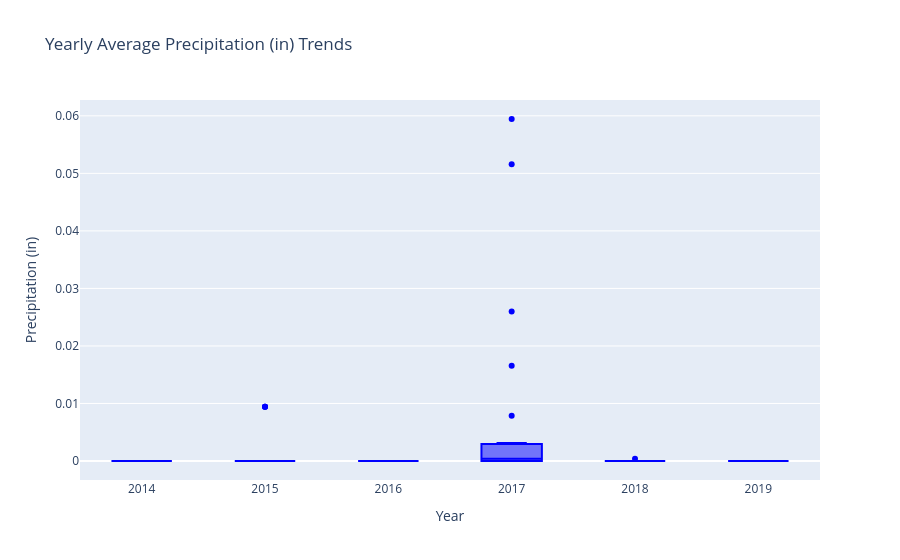

Notebook code for this chart:
### Code cell
# plot yearly precipitation trends
plot_yearly(df_tenyears, 'Precipitation (in)')

### Figure 1 — Plotly figure (JSON) as saved in the notebook; plotly's stock layout.template omitted (floating-point values rounded to 4 significant figures; data arrays with more than 128 entries replaced by an {"elided": "..."} marker saying what was removed)
{"data": [{"alignmentgroup": "True", "hovertemplate": "Year=%{x}<br>Precipitation (in)=%{y}<extra></extra>", "legendgroup": "", "marker": {"color": "blue"}, "name": "", "notched": false, "offsetgroup": "", "orientation": "v", "showlegend": false, "type": "box", "x": {"elided": "144 int values"}, "x0": " ", "xaxis": "x", "y": {"elided": "144 float values"}, "y0": " ", "yaxis": "y"}], "layout": {"autosize": true, "boxmode": "group", "legend": {"tracegroupgap": 0}, "title": {"text": "Yearly Average Precipitation (in) Trends"}, "xaxis": {"anchor": "y", "autorange": true, "domain": [0, 1], "range": [2014.0, 2020.0], "title": {"text": "Year"}, "type": "linear"}, "yaxis": {"anchor": "x", "autorange": true, "domain": [0, 1], "range": [-0.003303, 0.06275], "title": {"text": "Precipitation (in)"}, "type": "linear"}}}
